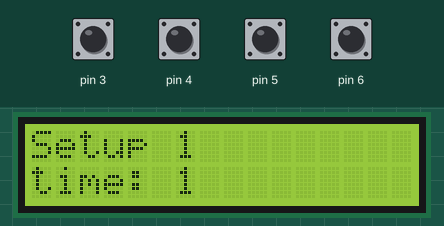
The sketch below on a simulated Arduino Uno, built with avr-gcc and run on an emulated ATmega328P. Parts: 16×2 character LCD. Inputs (shaded band) come from the test bench; at power-on: pin 3–6 HIGH. What the sketch prints to the serial monitor is not drawn.

Above: at 1.6 s.
1.7 s: pin 3 pulled LOW for 1 s
At 3.8 s:
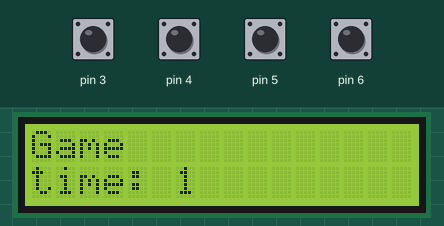
5.7 s: pin 4 pulled LOW for 1 s
At 6.7 s:
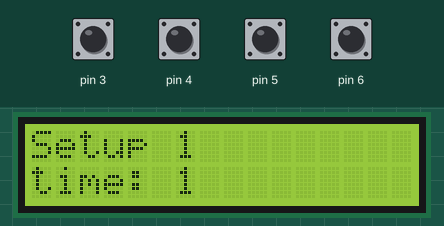
8.2 s: pin 5 pulled LOW for 1 s
At 9.9 s:
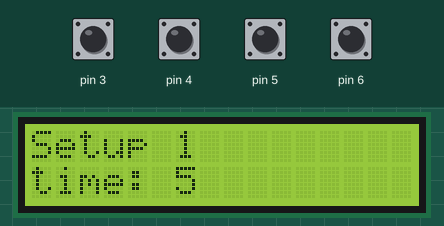
10.7 s: pin 3 pulled LOW for 1 s
At 12.1 s:
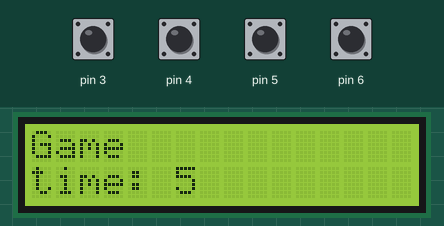
Timing chart, 0 to 13.7 s (numbered marks = the images above; inputs shaded):
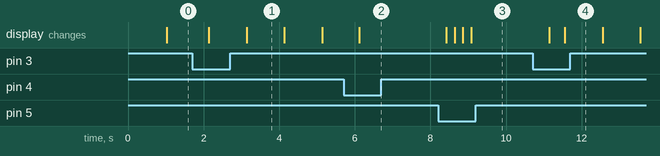

The sketch:

arduino_timer_mertvyak.ino
```cpp
#include <LiquidCrystal_I2C.h> // подключаем библиотеку для QAPASS 16x2

LiquidCrystal_I2C LCD(0x27,16,2); // присваиваем имя LCD для дисплея

enum state  {Setup1, Setup2, Timer_game, Deploy};
int current_state = Setup1;
int time_on  = 1;
int time_off = 1;
uint32_t tic = 0;
uint32_t tac = 0;
uint32_t myTimer = 0;
uint32_t timerStop = 0;

bool DEBUG = true;


// Функуия вывода на LCD дисплей чразу в 2 строчки.
void printlsd (String str1, String str2){
  /*lcd_1.clear();
  lcd_1.setCursor(0, 0);
  lcd_1.print(str1);
  lcd_1.setCursor(0, 1);
  lcd_1.print(str2);
 */
  LCD.clear();
  LCD.setCursor(0, 0);    // ставим курсор на 1 символ первой строки
  LCD.print(str1);
  LCD.setCursor(0,1);
  LCD.print(str2);

  if(DEBUG) {
    Serial.println(String(">>> ") + String(str1) + String(" ") + String(str2) +
                   String(" | ") + String(tic)  + String(" ") + String(tac));
  }
}

void setup() {
  LCD.init();    // инициализация LCD дисплея
  LCD.backlight(); // включение подсветки дисплея
  Serial.begin(9600);
  pinMode(3, INPUT_PULLUP); // старт
  pinMode(4, INPUT_PULLUP); // стоп
  pinMode(5, INPUT_PULLUP); // верх
  pinMode(6, INPUT_PULLUP); // вниз
}

///////////////////// 2 Vatiant /////////////////////////////

void loop() {
  // Set Value
  bool buttonPlus = false;
  bool buttonMinus = false;
  bool buttonStart = false;
  bool buttonStop = false;
  bool timeEvent = false;
  bool pushButton = false;

  if (digitalRead(3) == 0 || digitalRead(4) == 0 ||
      digitalRead(5) == 0 || digitalRead(6) == 0   ) {
    delay(200);
    if (digitalRead(5) == 0) buttonPlus = true,  pushButton = true;
    if (digitalRead(6) == 0) buttonMinus = true, pushButton = true;
    if (digitalRead(3) == 0) buttonStart = true, pushButton = true;
    if (digitalRead(4) == 0) buttonStop = true,  pushButton = true;

  }

  if (millis() - myTimer >= 1000) {
    myTimer = millis();
    timeEvent = true;
  }

  // Set State
  if (current_state == Setup1) {
    if (buttonPlus)          			time_on ++;
    else if (buttonMinus) 				time_on --;
  	else if (buttonStart) 				current_state = Setup2, tic = 0, tac = 0;
		//else if (buttonStop)					continue;

    if (time_on < 1)				      time_on = 1; // нужно, чтобы не задавать время с минусом
    if (timeEvent || pushButton) 	printlsd(String("Setup 1 "), String("time: ") + String(time_on)); // Вывод на экран состояния
  }

  else if (current_state == Setup2) {
    if (buttonPlus)          			time_off ++;
    else if (buttonMinus) 				time_off --;
  	else if (buttonStart) 				current_state = Timer_game, tic = 0, tac = 0;
	  else if (buttonStop)					current_state = Setup1;

    if (time_off < 1)				      time_off = 1; // нужно, чтобы не задавать время с минусом
    if (timeEvent || pushButton) 	printlsd(String("Setup 2 "), String("time: ") + String(time_off)); // Вывод на экран состояния
  }

  else if (current_state == Timer_game) {
    if (tic < time_on){
      if (timeEvent) {
        printlsd(String("Game"), String("time: ") + String(time_on - tic)); // Вывод на экран состояния
      	tic++;
      }
    } else {
      current_state = Deploy;
      tic = 0, tac = 0;
    }
  }

	else if (current_state == Deploy) {
    if (tac < time_off){
      if (timeEvent) {
        printlsd(String("deploy"), String("time: ") + String(time_off - tac)); // Вывод на экран состояния
      	tac++;
      }
    } else {
    	current_state = Timer_game;
      tic = 0, tac = 0;
    }
  }


  if((current_state == Timer_game || current_state == Deploy) && buttonStop) {
    if (millis() - timerStop >= 5000) {
      timerStop = millis(); // сбросить таймер
      current_state = Setup1;
    }

  }
}
```

Measured:
- after the input at 1.7 s, the display: first changes after 0.44 s (image 1 shows a later state)
- after the input at 5.7 s, the display: changes after 0.42 s (image 2)
- after the input at 8.2 s, the display: first changes after 0.22 s (image 3 shows a later state)
- after the input at 10.7 s, the display: first changes after 0.44 s (image 4 shows a later state)
- what the display in image 1 shows lasts 1.0 s, from 3.1 s to 4.1 s
